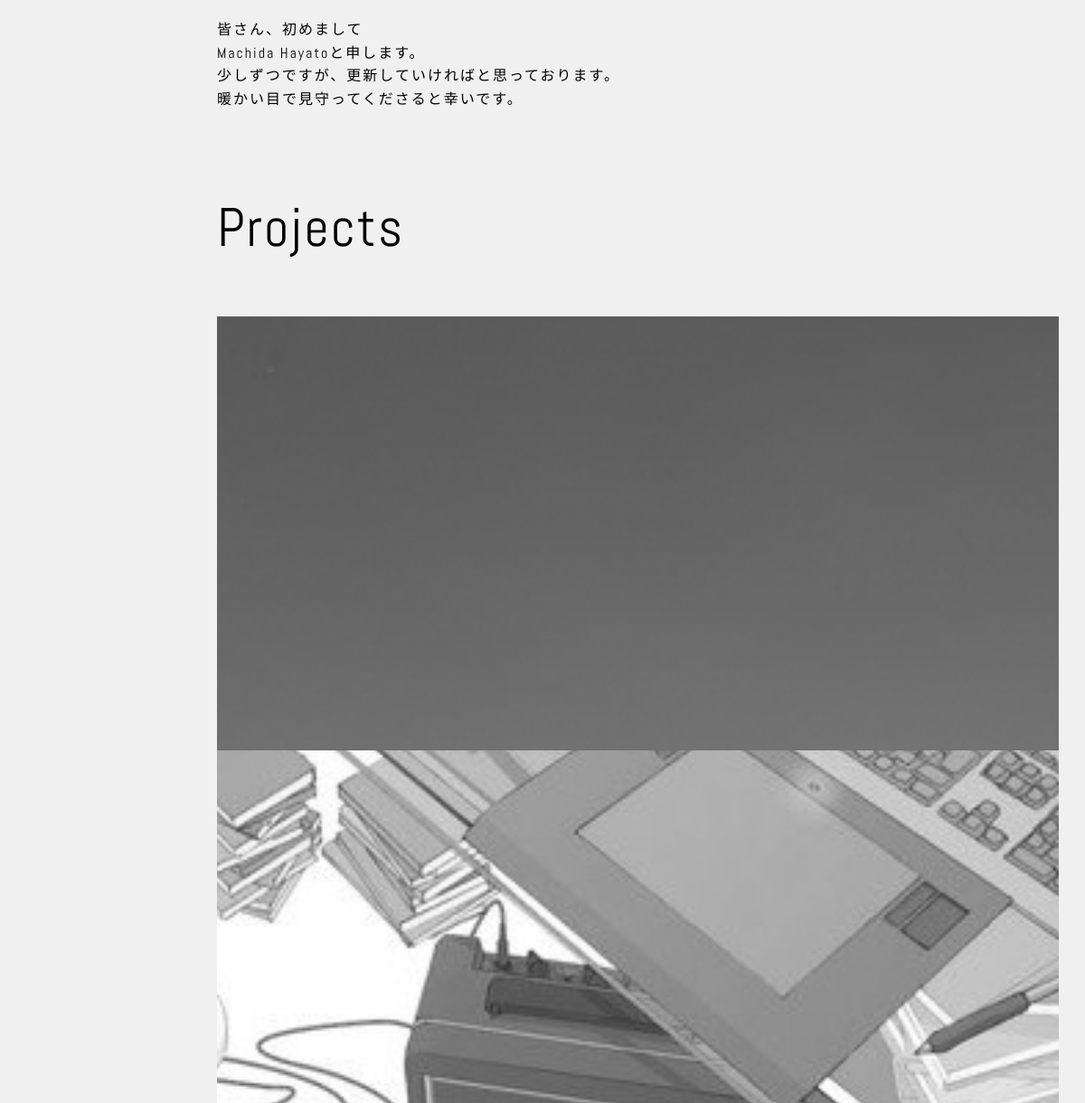
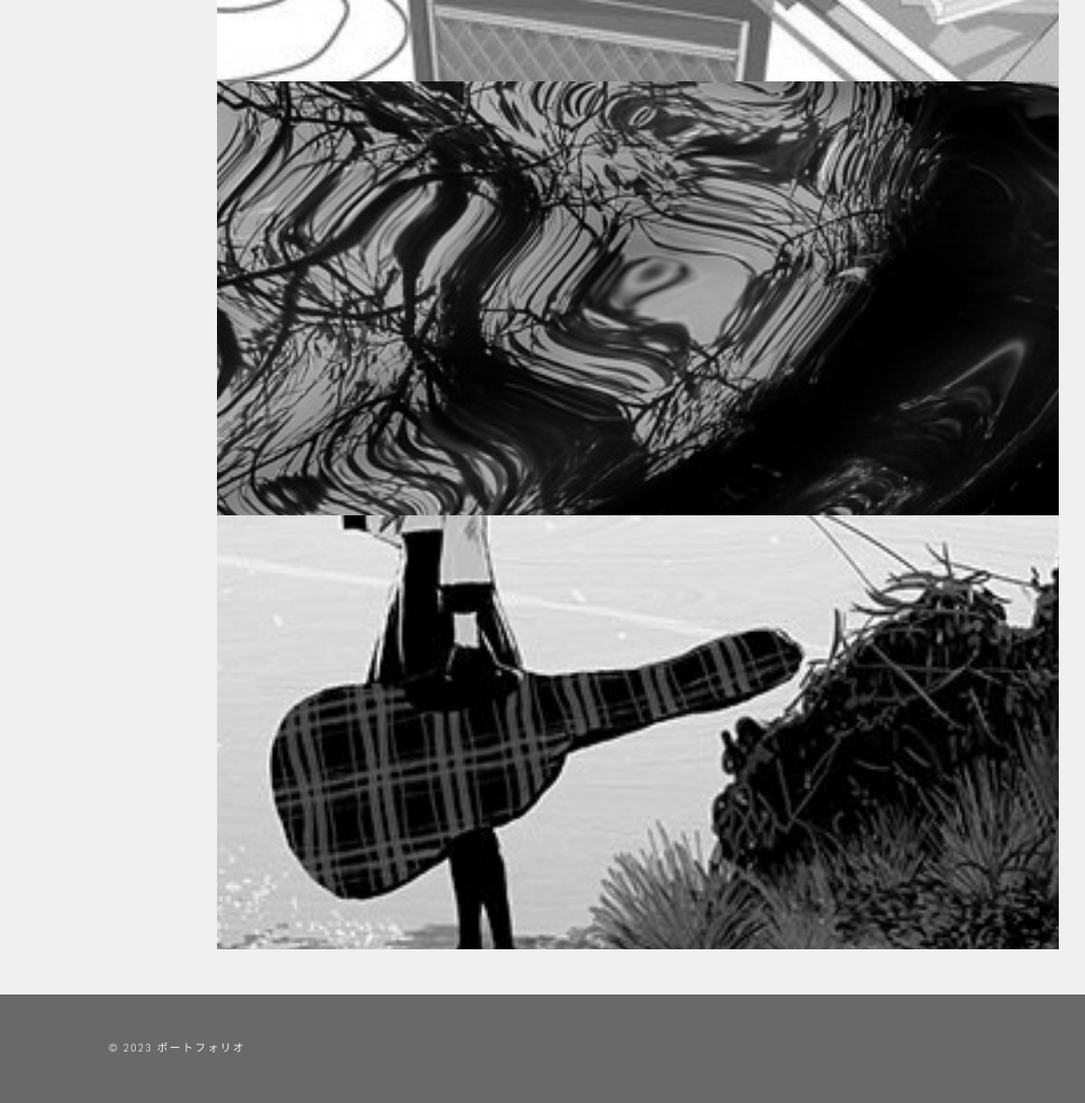
The app's page /top/ (lower part), older data (2 pictures, top to bottom).
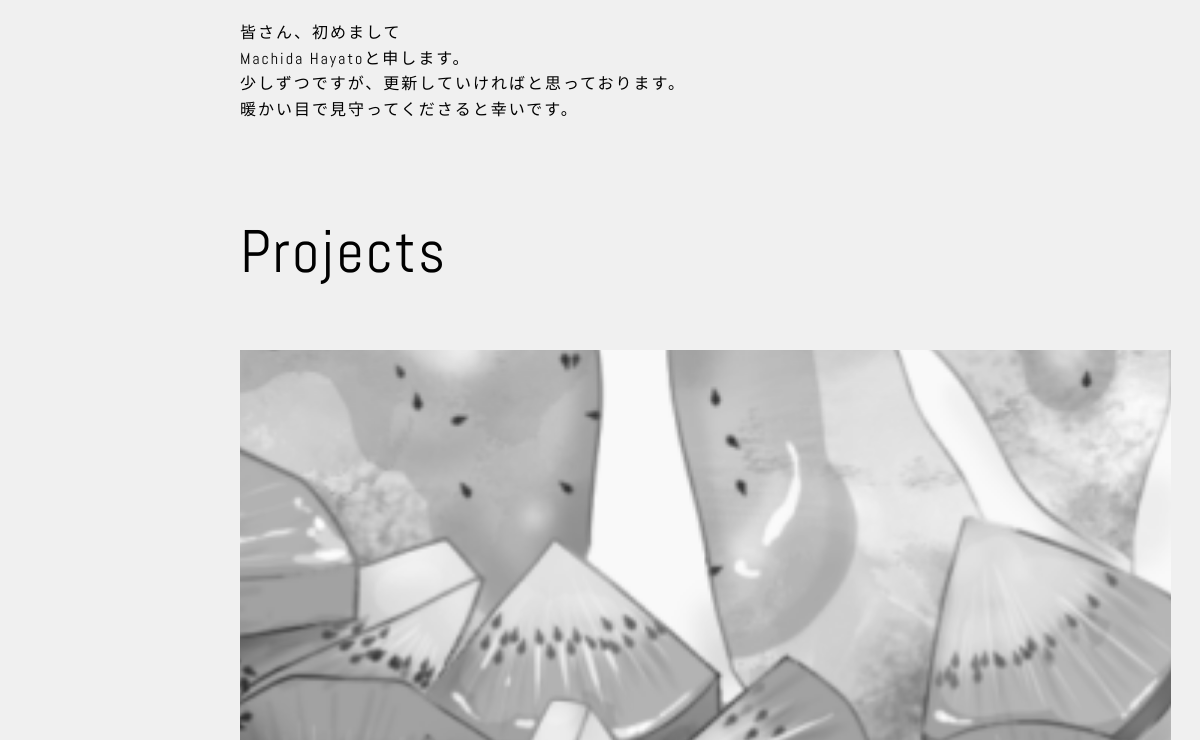
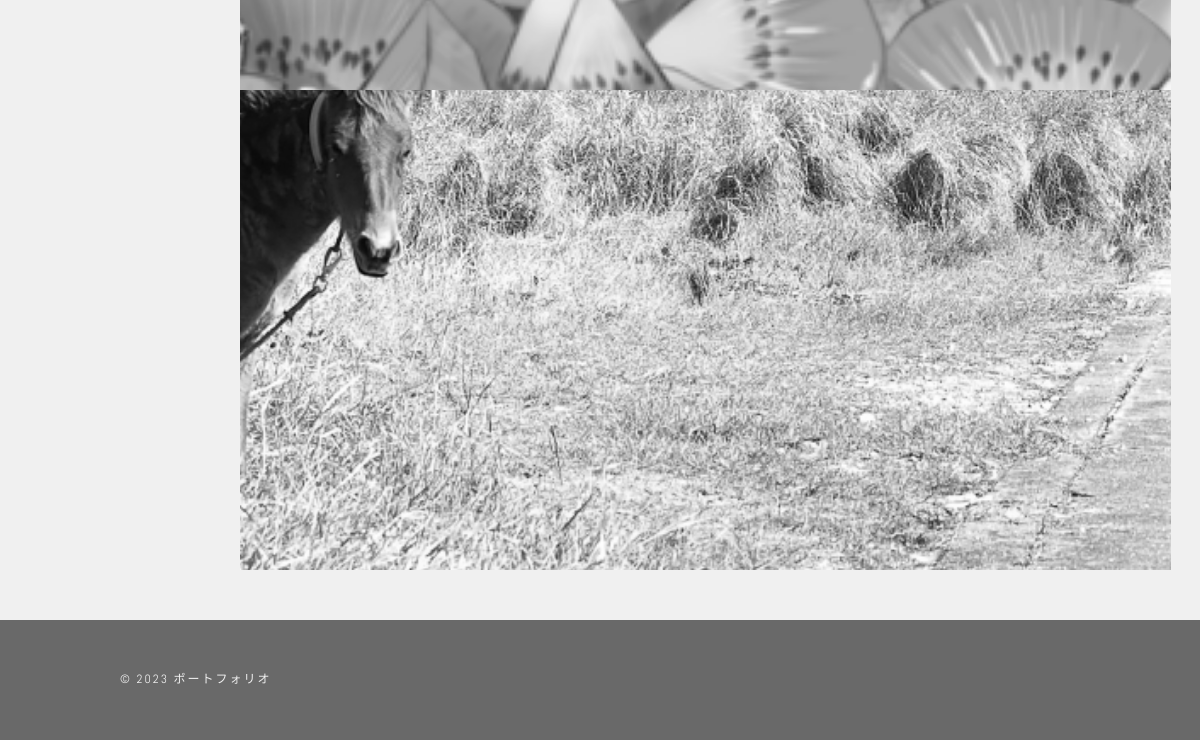
The same page, newer data (2 pictures, top to bottom).
### projectapp/models.py (models this page shows, shortened)
class Portfolio_Item(models.Model):
    title = models.CharField(max_length=100)
    description = models.TextField()
    image_url = models.ImageField(upload_to='media/')
    created_at = models.DateTimeField(auto_now_add=True)

### projectapp/views.py (the view)
# urls.py: path('top/', views.top_page_view, name="top"),
def top_page_view(request):
    template_name = "top_page.html"
    items = models.Portfolio_Item.objects.all()
    return render(request, template_name, {'items':items})

### templates/top_page.html (shortened to what this page needs)
{% extends 'base.html' %}
{% block content %}
<section id="about">
    <div class="about-content">
        <p>
            皆さん、初めまして<br>
            Machida Hayatoと申します。<br>
            少しずつですが、更新していければと思っております。<br>
            暖かい目で見守ってくださると幸いです。
        </p>
    </div>
</section>
<section id="projects">
    <div class="container">
        <h2>Projects</h2>
        {% for item in items %}
        <div class="portfolio-item" style="background-attachment: fixed; background-image: url(/{{item.image_url}});">
        </div>
        {% endfor %}
    </div>
</section>
{% endblock content %}

### templates/base.html (shortened to what this page needs)
{% load static %}
<!DOCTYPE html>
<html lang="ja">
<head>
    <link rel="stylesheet" href="{% static '/css/style.css' %}">
</head>
<body>
    {% block content %}
    {% endblock content %}
    <footer>
        <p>© 2023 ポートフォリオ</p>
    </footer>
</body>
</html>

### static/css/style.css (style rules this page uses)
* { margin: 0; padding: 0; box-sizing: border-box; }
body { font-family: 'Yu Gothic'; line-height: 1.6; background-color: #f0f0f0; letter-spacing: 2px; }
h2, h3, p, input, textarea { font-family: "Abel"; }
.container { width: 80vw; position: absolute; }
h2 { font-size: 60px; font-family: "Abel"; font-weight: 300; }
#about { width: 100%; height: 40vh; position: relative; margin-top: 100px; }
.about-content { width: 80vw; height: 100%; display: flex; flex-direction: column; align-items: baseline; position: absolute; right: 0; }
.about-content p { text-align: left; margin-top: 40px; }
#projects { width: 100%; height: 1000px; position: relative; }
#projects .container { display: flex; flex-direction: column; }
#projects h2 { margin-bottom: 50px; }
.portfolio-item { width: 97%; height: 60vh; background-size: cover; background-repeat: no-repeat; background-position: bottom center; filter: grayscale(100%); transition: 0.1s ease-in-out; }
#projects .container { right: 0; }
footer { background-color: #696969; color: #f0f0f0; display: flex; align-items: center; justify-content: left; position: relative; height: 120px; margin-top: 50px; bottom: 0; }
footer p { position: absolute; left: 120px; font-size: 12px; }

Row changes from the older to the newer data that the page shows:
removed Portfolio_Item: image_url (picture)
removed Portfolio_Item: image_url (picture)
removed Portfolio_Item: image_url (picture)
removed Portfolio_Item: image_url (picture)
added Portfolio_Item: image_url (picture)
added Portfolio_Item: image_url (picture)
